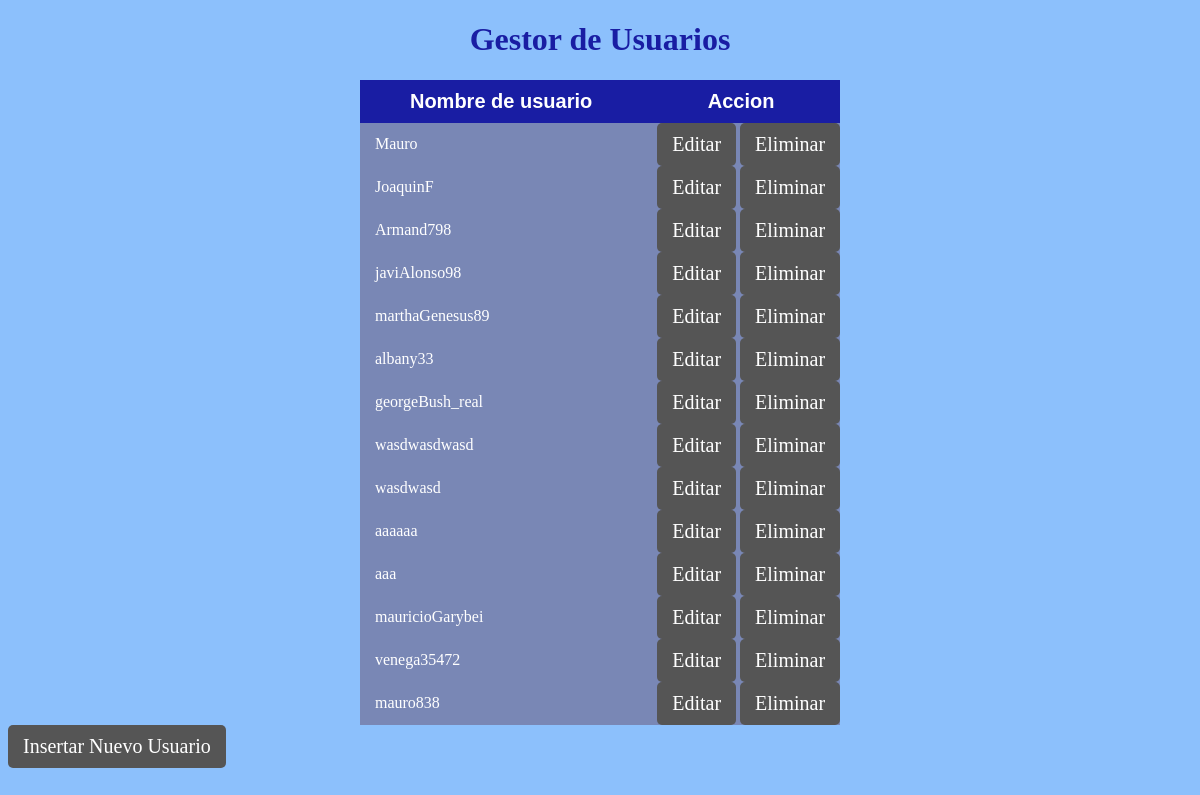
Before: /home/ with the older database file.
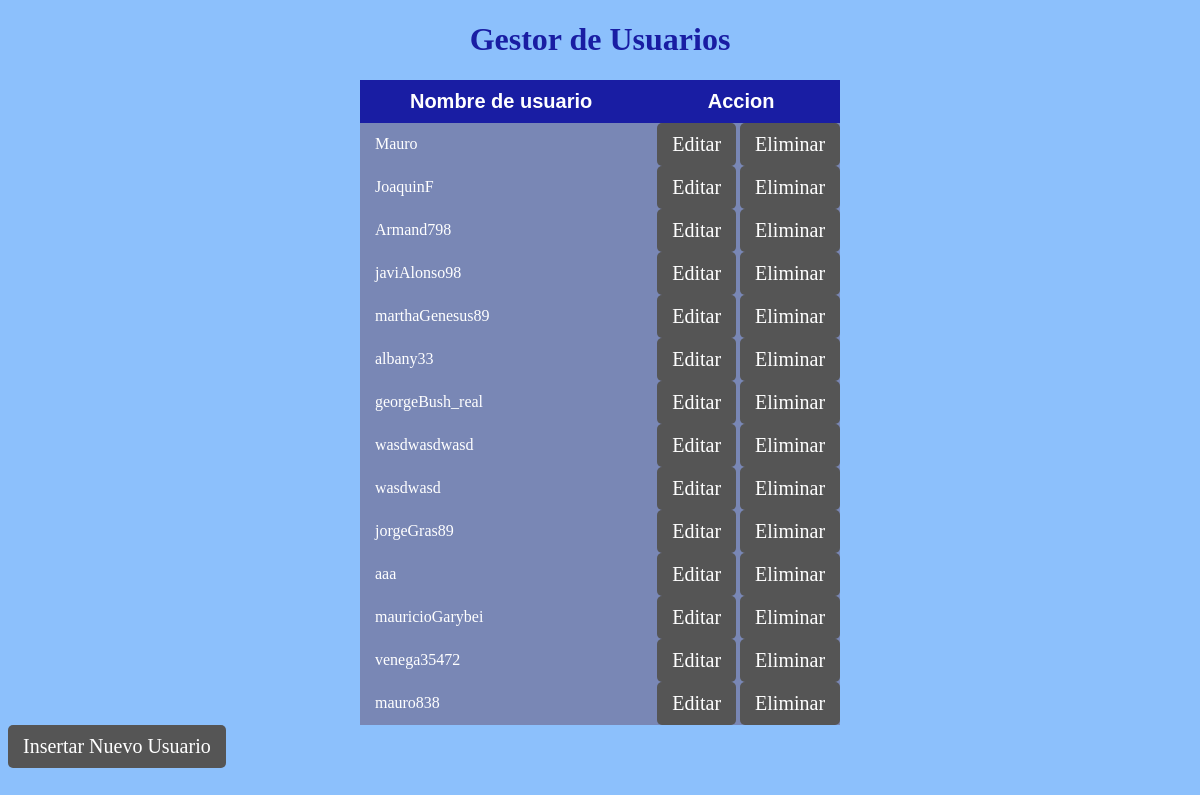
After: the same page with the newer database file.
### applications/user_manager/models.py (models this page shows)
class Users(models.Model):
    user = models.CharField('Username', max_length = 20, unique = True, blank = False)
    password = models.CharField('Password', max_length = 20, blank = False)
    def __str__(self):
        return f"{self.user}"

### applications/user_manager/views.py (the view)
# urls.py: path('home/', ListAllUsers.as_view()),
class ListAllUsers(ListView):
    template_name = "home.html"
    model = Users
    context_object_name = "users"

### templates/home.html (shortened to what this page needs)
{% load static %}
<!DOCTYPE html>
<html>
    <head>
        <link rel="stylesheet" href="{% static 'style.css' %}">
    </head>
    <body>
        <h1> Gestor de Usuarios </h1>
        <div class = "user-table">
            <table class = "user-table__table" cellspacing = "0" cellpadding = "0">
                <tr>
                    <th> Nombre de usuario </th>
                    <th> Accion </th>
                </tr>
                {% for user in users %}
                    <tr>
                        <td> {{ user }} </td>
                        <td style = "user-table__table__buttons">
                            <button onclick = "redirect(this)" name = "edit" value = {{ user.id }} class = "button edit"> Editar </button>
                            <button onclick = "redirect(this)" name = "delete" value = {{ user.id }} class = "button delete"> Eliminar </button>
                        </td>
                    </tr>
                {% endfor %}
            </table>
            <button onclick = "redirect(this)" name = "new-user" class = "button new-user"> Insertar Nuevo Usuario </button>
        </div>
    </body>
</html>

Changed rows visible on the page:
removed Users: user "aaaaaa", {{ user.id }} 10 (drawn)
added Users: user "jorgeGras89", {{ user.id }} 10 (drawn)
